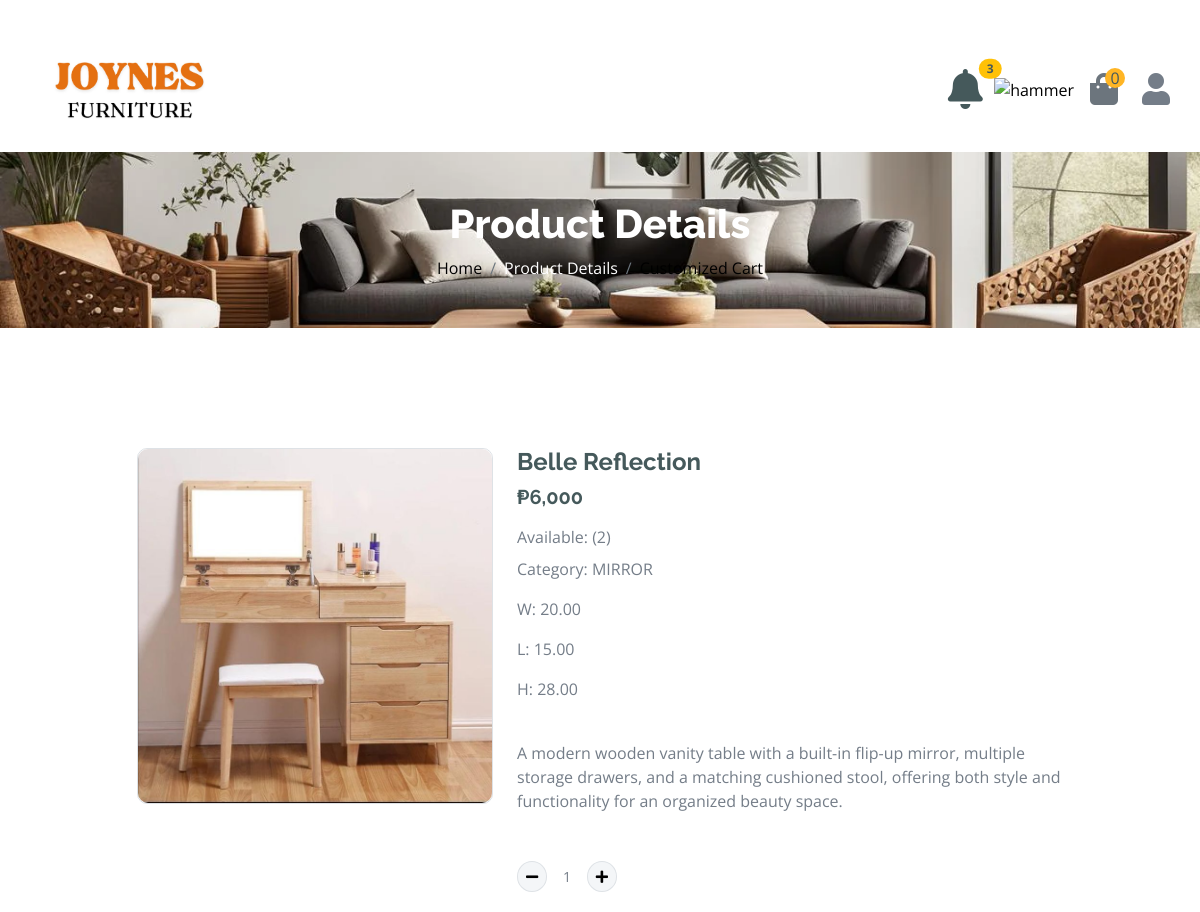
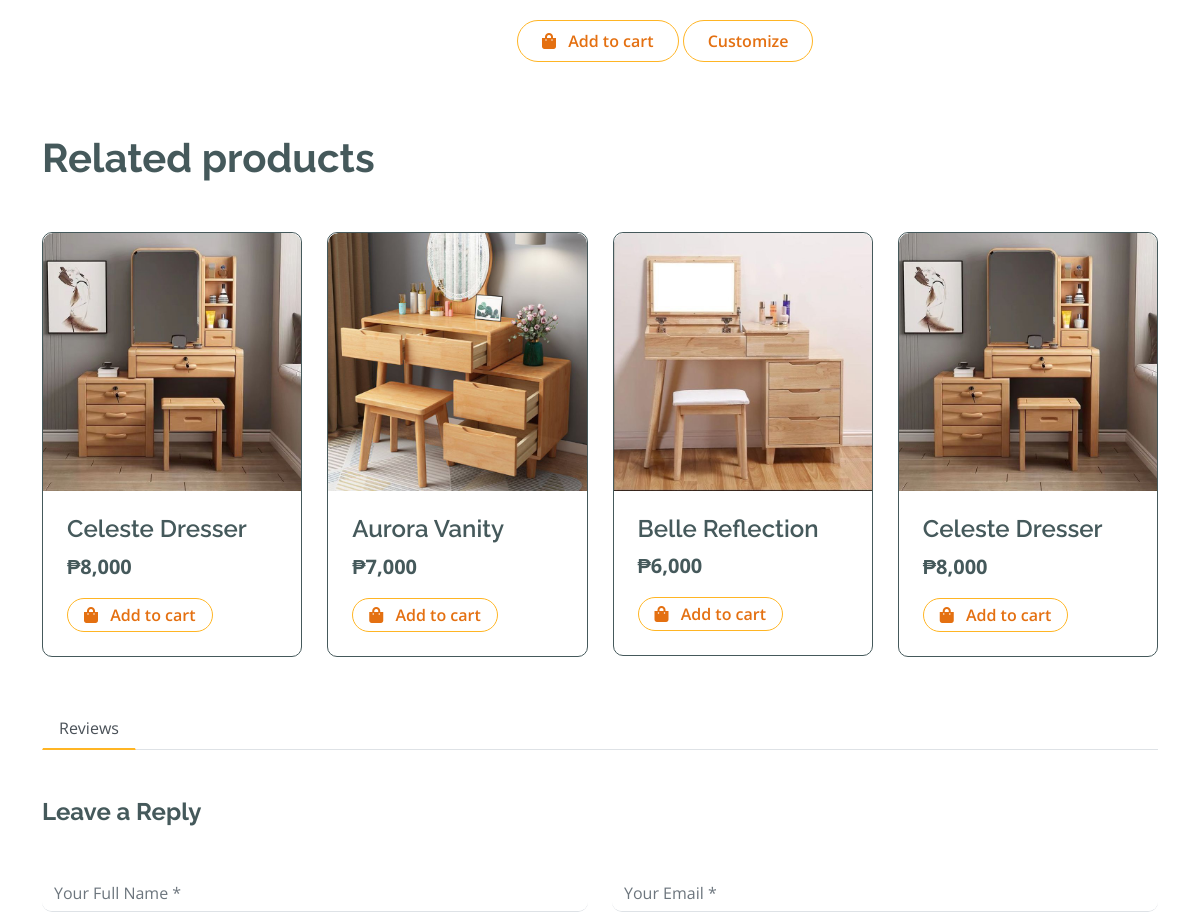
Page /shop-detail.php?id=168 (signed in, upper part) on the earlier database version (2 pictures, top to bottom).
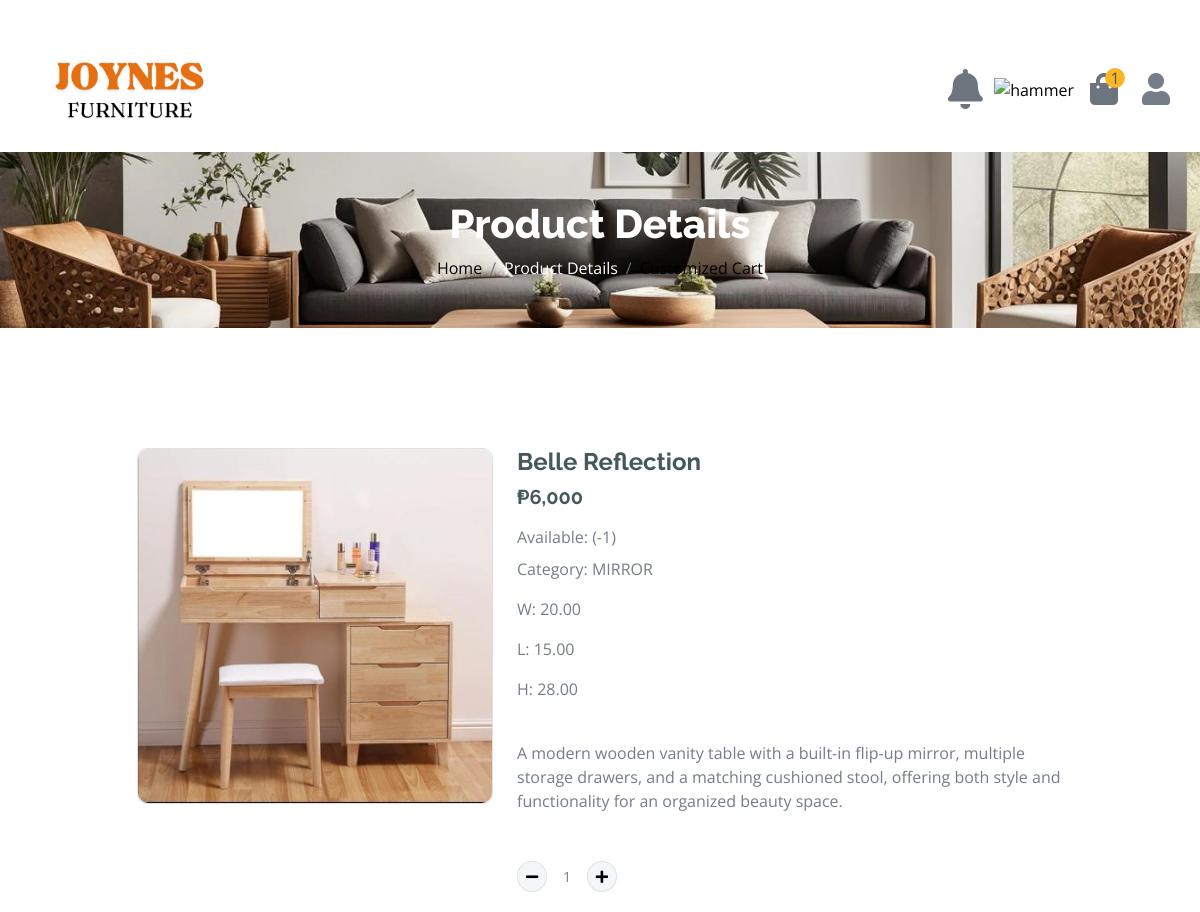
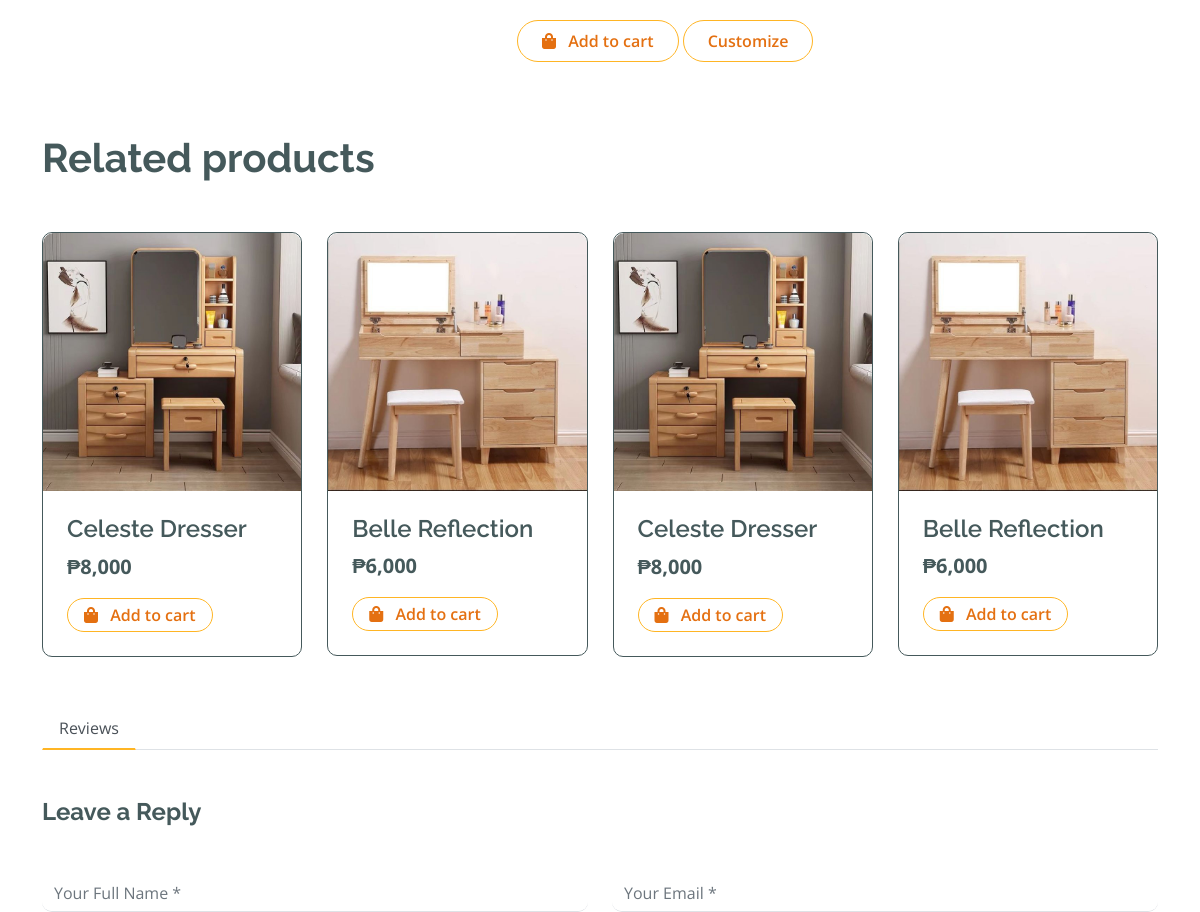
Same page on the later database version (2 pictures, top to bottom).
### tables this page shows
CREATE TABLE `furnituretbl` (
  `fID` bigint(20) NOT NULL,
  `fName` varchar(255) NOT NULL,
  `category` varchar(255) NOT NULL,
  `image` varchar(255) NOT NULL,
  `fDes` varchar(5000) NOT NULL,
  `fQuantity` int(11) NOT NULL,
  `cost` bigint(255) NOT NULL,
  `date` date NOT NULL,
  `width` decimal(10,2) DEFAULT NULL,
  `length` decimal(10,2) DEFAULT NULL,
  `height` decimal(10,2) DEFAULT NULL
);

### functions.php (called while the page is built, shortened)
<?php
$userID = $_SESSION['userID'];
?>

### shop-detail.php (the view, shortened to what the changed rows need)
<?php
include("functions.php");
$sql = "
    SELECT status, SUM(total) AS total FROM (
        SELECT 'Pending Approval' AS status, COUNT(*) AS total
        FROM checkoutcustom
        WHERE status = 'Pending Approval' AND userID = $userID
        UNION ALL
        SELECT 'Pending Approval' AS status, COUNT(*) AS total
        FROM checkout
        WHERE status = 'Pending Approval' AND userID = $userID
        UNION ALL
        SELECT 'On Progress' AS status, COUNT(*) AS total
        FROM checkoutcustom
        WHERE status = 'In progress' AND userID = $userID
        UNION ALL
        SELECT 'On Progress' AS status, COUNT(*) AS total
        FROM checkout
        WHERE status = 'In progress' AND userID = $userID
        UNION ALL
        SELECT 'Completed' AS status, COUNT(*) AS total
        FROM checkoutcustom
        WHERE status = 'Completed' AND userID = $userID
        UNION ALL
        SELECT 'Completed' AS status, COUNT(*) AS total
        FROM checkout
        WHERE status = 'Completed' AND userID = $userID
    ) AS combined
    GROUP BY status
";
$result = $conn->query($sql);
$notifications = [
    'Pending Approval' => 0,
    'On Progress' => 0,
    'Completed' => 0,
];
if ($result && $result->num_rows > 0) {
    while ($row = $result->fetch_assoc()) {
        $notifications[$row['status']] = $row['total'];
    }
}
$totalNotifications = array_sum(array_filter($notifications));
$sql5 = "SELECT COUNT(*) FROM addcart WHERE userID = '$userID'";
$result5 = mysqli_query($conn, $sql5);
$row5 = mysqli_fetch_assoc($result5);
$i = $row5['COUNT(*)'];
$id = $_GET['id'];
$sql = "SELECT * FROM furnituretbl WHERE fID= $id";
$result = mysqli_query($conn, $sql);
$row = mysqli_fetch_assoc($result);
$number = $row['cost'];
$formattedNumber = number_format($number, 0, '.', ',');
$cost = $formattedNumber;
$cat = $row['category'];
$sqlcat = "SELECT * FROM furnituretbl WHERE category = '$cat'";
$resultcat = mysqli_query($conn, $sqlcat);
?>
<!DOCTYPE html>
<html lang="en">
<head>
    <link rel="stylesheet" href="https://use.fontawesome.com/releases/v5.15.4/css/all.css" />
    <link href="https://cdn.jsdelivr.net/npm/bootstrap-icons@1.4.1/font/bootstrap-icons.css" rel="stylesheet">
    <link href="lib/lightbox/css/lightbox.min.css" rel="stylesheet">
    <link href="lib/owlcarousel/assets/owl.carousel.min.css" rel="stylesheet">
    <link href="css/bootstrap.min.css" rel="stylesheet">
    <link href="css/style.css" rel="stylesheet">
</head>
<body>
    <div class="container-fluid fixed-top">
        <div class="container px-0">
            <nav class="navbar navbar-light bg-white navbar-expand-xl">
                <div class="collapse navbar-collapse bg-white" id="navbarCollapse">
                    <div class="d-flex m-3 me-0">
                        <ul class="navbar-nav">
                            <li class="nav-item dropdown no-arrow mx-1">
                                <a class="nav-link position-relative <?php echo $totalNotifications > 0 ? 'fw-bold text-dark' : 'text-muted'; ?> p-0"
                                    href="#" id="alertsDropdown" role="button" data-bs-toggle="dropdown"
                                    aria-expanded="false">
                                    <i class="fas fa-bell fa-fw fs-1"></i>
                                    <?php if ($totalNotifications > 0): ?>
                                        <span
                                            class="position-absolute top-0 start-100 translate-middle badge rounded-pill bg-warning text-dark">
                                            <?php echo $totalNotifications; ?>
                                        </span>
                                    <?php endif; ?>
                                </a>
                            </li>
                        </ul>
                        <a href="cart.php" class="position-relative me-4 my-auto text-muted">
                            <i class="fa fa-shopping-bag fa-2x"></i>
                            <span
                                class="position-absolute bg-secondary rounded-circle d-flex align-items-center justify-content-center text-dark px-1"
                                style="top: -5px; left: 15px; height: 20px; min-width: 20px;"><?php echo $i; ?></span>
                        </a>
                    </div>
                </div>
            </nav>
        </div>
    </div>
    <div class="container-fluid page-header py-5">
        <h1 class="text-center text-white display-6">Product Details</h1>
    </div>
    <br>
    <div class="container-fluid py-5">
        <div class="container py-5">
            <form action="functions.php" method="POST">
                <div class="col-lg-12 col-xl-12">
                    <div class="row justify-content-center">
                        <div class="col-lg-4">
                            <div class="border rounded">
                                <a href="#">
                                    <img src="./up/<?php echo $row['image']; ?>" class="img-fluid rounded" alt="Image">
                                </a>
                            </div>
                        </div>
                        <div class="col-lg-6">
                            <h4 class="fw-bold"><?php echo $row['fName']; ?></h4>
                            <h5 class="fw-bold mb-3">&#8369;<?php echo $cost; ?></h5>
                            <p class="mb-2">Available: (<?php echo $row['fQuantity']; ?>)</p>
                            <p class="mb-3">Category: <span
                                    class="text-uppercase"><?php echo $row['category']; ?></span></p>
                            <p>W: <?php echo $row['width']; ?></p>
                            <p>L: <?php echo $row['length']; ?></p>
                            <p>H: <?php echo $row['height']; ?></p>
                            <p class="mb-5"><?php echo $row['fDes']; ?></p>
                            <div class="input-group quantity mb-3 d-flex align-items-center" style="width: 100px;">
                                <div class="input-group-btn">
                                </div>
                                <input type="text" name="quantity" id="quantity"
                                    class="form-control form-control-sm text-center border-0 bg-transparent" readonly
                                    value="1">
                                <div class="input-group-btn">
                                </div>
                            </div>
                            <div>
                                <button type="submit"
                                    class="btn border border-secondary rounded-pill px-4 py-2 mb-4 text-primary mt-4"
                                    name="add"><i class="fa fa-shopping-bag me-2 text-primary"></i> Add to cart</button>
                                <a href="customshop.php?id=<?php echo $row['fID']; ?>" type="submit"
                                    class="btn border border-secondary rounded-pill px-4 py-2 mb-4 text-primary mt-4">Customize</a>
                            </div>
                        </div>
                    </div>
                </div>
            </form>
            <h1 class="fw-bold mb-0 mt-5">Related products</h1>
            <div class="vesitable">
                <div class="owl-carousel vegetable-carousel justify-content-center">
                    <?php while ($rowcat = mysqli_fetch_assoc($resultcat)) {
                        $number = $rowcat['cost'];
                        $formattedNumber = number_format($number, 0, '.', ',');
                        $costt = $formattedNumber;
                        ?>
                        <div class="border border-dark rounded position-relative vesitable-item">
                            <div class="vesitable-img">
                                <a href="?id=<?php echo $rowcat['fID']; ?>">
                                    <img src="./up/<?php echo $rowcat['image']; ?>" class="img-fluid w-100 rounded-top"
                                        alt="">
                                </a>
                            </div>
                            <div class="p-4 pb-0 rounded-bottom">
                                <h4><?php echo $rowcat['fName']; ?></h4>
                                <div class="d-flex justify-content-between flex-lg-wrap">
                                    <p class="text-dark fs-5 fw-bold">&#8369;<?php echo $costt; ?></p>
                                    <a href="#"
                                        class="btn border border-secondary rounded-pill px-3 py-1 mb-4 text-primary"><i
                                            class="fa fa-shopping-bag me-2 text-primary"></i> Add to cart</a>
                                </div>
                            </div>
                        </div>
                        <?php
                    }
                    ?>
                </div>
            </div>
        </div>
    </div>
</body>
</html>

Differences in the rows shown:
removed furnituretbl: image (picture), fName "Aurora Vanity", cost "7,000"
changed furnituretbl "Belle Reflection": fQuantity "2" → "-1"
Other differences:
$i: "0" → "1"
$totalNotifications: "3" → (not shown)
